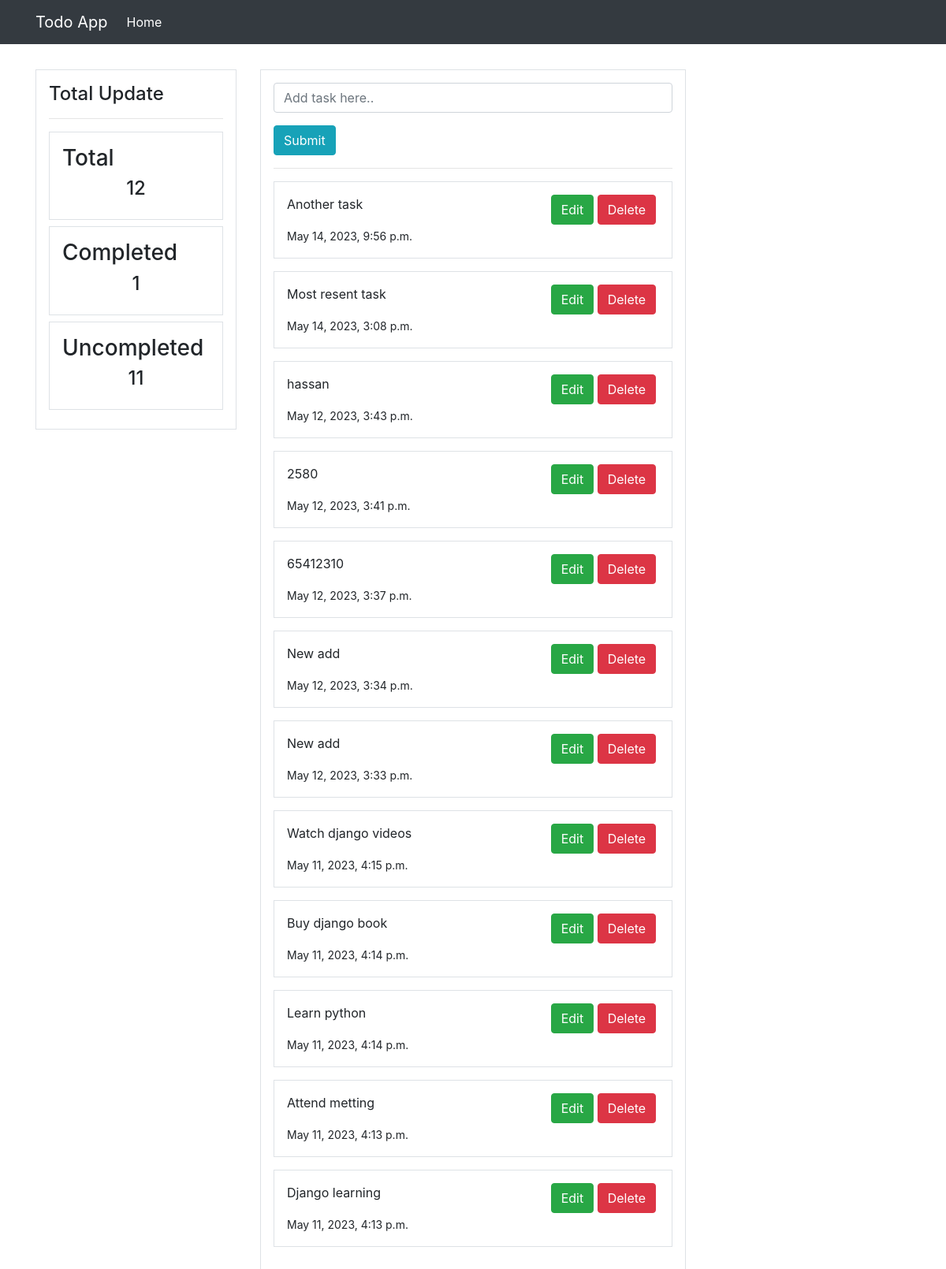
Before: / with the older database file.
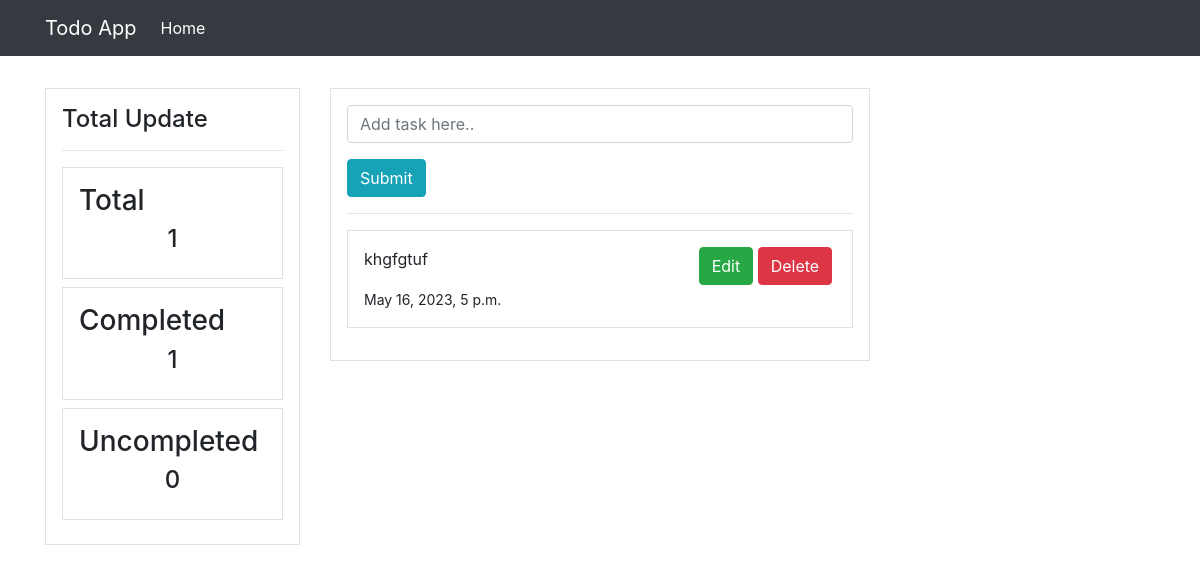
After: the same page with the newer database file.
### mytodoapp/models.py (models this page shows, shortened)
class Task(models.Model):
    content = models.CharField(max_length=100)
    date = models.DateTimeField(auto_now_add = True)
    complete = models.BooleanField(default=False)
    class Meta:
        ordering = ['-date']

### mytodoapp/views.py (the view)
# urls.py: path('', views.index, name = "index"),
def index(request):
    todos = Task.objects.all()
    count_todos = todos.count()
    completed_todo = Task.objects.filter(complete=True)
    count_completed_todo = completed_todo.count()
    count_uncompleted_todo = count_todos - count_completed_todo
    if request.method == "POST":
        forms = TaskForm(request.POST)
        if forms.is_valid():
            forms.save()
            return redirect('/')
    else:
        forms = TaskForm()
    context = {
        'todo': todos,
        'form' : forms,
        'count': count_todos,
        'completed_todo': count_completed_todo,
        'uncompleted_todo': count_uncompleted_todo,
    }
    return render(request, 'index.html',context)

### mytodoapp/forms.py
class TaskForm(forms.ModelForm):
    content = forms.CharField(label='', widget=forms.TextInput(
        attrs ={
            'placeholder':'Add task here..'
        }
    ))
    class Meta:
        model = Task
        fields = ['content']

### templates/index.html (shortened to what this page needs)
{% extends 'base.html' %}
{% load crispy_forms_tags %}
{% block content %}
        <div class="border p-3">
            <form method="POST">
                {{ form|crispy }}
                <input class="btn btn-info" type="submit" value="Submit">
            </form>
            <hr>
            {% for todoapp in todo %}
            <div class="border p-3 mb-3">
                <div class="row">
                    <div class="col-md-8">
                        {% if todoapp.complete == True %}
                        <p>{{ todoapp.content }}</p>
                        {% else %}
                        <p>{{ todoapp.content }}</p>
                        {% endif %}
                    </div>
                    <div class="col-md-4">
                        <a href="{% url 'update' todoapp.id %}" class="btn btn-success sm">Edit</a>
                        <a href="{% url 'delete' todoapp.id %}" class="btn btn-danger sm">Delete</a>
                    </div>
                </div>
                <small>{{ todoapp.date }}</small>
            </div>
            {% endfor %}
        </div>
{% endblock %}

### templates/base.html (shortened to what this page needs)
<!doctype html>
<html lang="en">
  <head>
    <link rel="stylesheet" href="https://cdn.jsdelivr.net/npm/bootstrap@4.6.2/dist/css/bootstrap.min.css">
  </head>
  <body>
    {% include 'nav.html' %}
    <div class="container">
        <div class="row mt-3 pt-3">
            <div class="col-md-3">
                {% include 'sidebar.html' %}
            </div>
            <div class="col-md-6">
                {% block content %}
                {% endblock %}
            </div>
            <div class="col-md-3">
            </div>
        </div>
    </div>
  </body>
</html>

### templates/nav.html (shortened to what this page needs)
<nav class="navbar navbar-expand-lg navbar-dark bg-dark ">
    <div class="container">
    <a class="navbar-brand" href="#">Todo App</a>
    <div class="collapse navbar-collapse" id="navbarSupportedContent">
        <ul class="navbar-nav">
          <li class="nav-item active">
            <a class="nav-link" href="#">Home <span class="sr-only">(current)</span></a>
          </li>
        </ul>
      </div>
   </div>
  </nav>

### templates/sidebar.html
<div class="border p-3">
    <h4>Total Update</h4>
    <hr>
    <div class="border p-3 mb-2">
        <h3>Total</h3>
        <h4 class="text-center">{{ count }}</h4>
    </div>
    <div class="border p-3 mb-2">
        <h3>Completed</h3>
        <h4 class="text-center">{{ completed_todo }}</h4>
    </div>
    <div class="border p-3 mb-2">
        <h3>Uncompleted</h3>
        <h4 class="text-center">{{ uncompleted_todo }}</h4>
    </div>
</div>

Changed rows visible on the page:
removed Task: content "Another task", date "May 14, 2023, 9:56 p.m."
removed Task: content "Most resent task", date "May 14, 2023, 3:08 p.m."
removed Task: content "hassan", date "May 12, 2023, 3:43 p.m."
removed Task: content "2580", date "May 12, 2023, 3:41 p.m."
removed Task: content "65412310", date "May 12, 2023, 3:37 p.m."
removed Task: content "New add", date "May 12, 2023, 3:34 p.m."
removed Task: content "New add", date "May 12, 2023, 3:33 p.m."
removed Task: content "Watch django videos", date "May 11, 2023, 4:15 p.m."
removed Task: content "Buy django book", date "May 11, 2023, 4:14 p.m."
removed Task: content "Learn python", date "May 11, 2023, 4:14 p.m."
removed Task: content "Attend metting", date "May 11, 2023, 4:13 p.m."
removed Task: content "Django learning", date "May 11, 2023, 4:13 p.m."
added Task: content "khgfgtuf", date "May 16, 2023, 5 p.m."
Other visible differences:
{{ count }}: "12" → "1"
{{ uncompleted_todo }}: "11" → "0"
